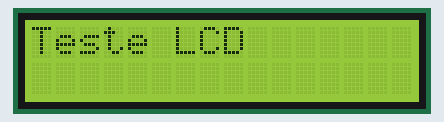
This sketch was run on a simulated Arduino Uno, built with avr-gcc and run on an emulated ATmega328P. Parts: 16×2 character LCD. Random numbers use the default seed unless the sketch sets one; what the sketch prints to the serial monitor is not drawn.

Above: at 0.1 s.
At 3.1 s:
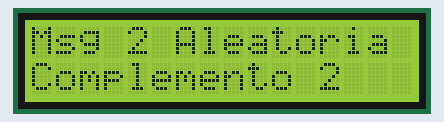
At 63.1 s:
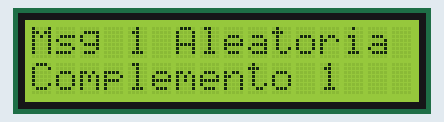
At 126.1 s:
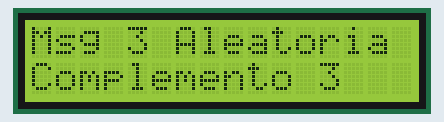

The sketch:

mensagensLCD.ino
```cpp
#include <LiquidCrystal.h>

// Configuração dos pinos do LCD com as entradas fornecidas
const int rs = 12, en = 11, d4 = 5, d5 = 4, d6 = 3, d7 = 2;
LiquidCrystal lcd(rs, en, d4, d5, d6, d7);

// Arrays com mensagens
const char* mensagensAleatorias[] = {"Msg 1 Aleatoria", "Msg 2 Aleatoria", "Msg 3 Aleatoria"};
const char* mensagensFixas[] = {"Complemento 1", "Complemento 2", "Complemento 3"};
int totalMensagens = 3;

// Variáveis para o temporizador
unsigned long tempoAnterior = 0;
const long intervalo = 3000; // Intervalo maior para testes

void setup() {
  Serial.begin(9600); // Inicializa a comunicação serial para debug
  lcd.begin(16, 2);    // Inicializa o LCD 16x2

  // Mensagem de teste inicial para validar o LCD
  lcd.clear();
  lcd.setCursor(0, 0);
  lcd.print("Teste LCD");
  delay(2000); // Aguarda 2 segundos para a mensagem inicial
}

void loop() {
  unsigned long tempoAtual = millis();

  // Verifica se o tempo de exibição de mensagem já passou
  if (tempoAtual - tempoAnterior >= intervalo) {
    tempoAnterior = tempoAtual;

    // Seleciona uma mensagem aleatória
    int indice = random(totalMensagens);

    Serial.print("Exibindo mensagem: ");
    Serial.println(mensagensAleatorias[indice]); // Imprime no Serial para debug

    // Exibe a mensagem aleatória na linha superior
    lcd.clear();
    lcd.setCursor(0, 0);
    lcd.print(mensagensAleatorias[indice]);

    // Exibe a mensagem complementar fixa na linha inferior
    lcd.setCursor(0, 1);
    lcd.print(mensagensFixas[indice]);
  }
}
```

Measured:
- what the display in image 1 shows lasts 6.0 s, from 3.0 s to 9.0 s
- what the display in image 2 shows lasts 3.0 s, from 63.0 s to 66.0 s
